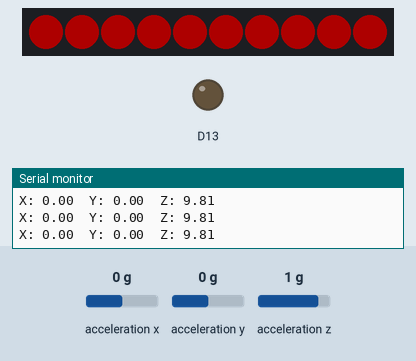
Simulated run of this sketch. Board: Adafruit Circuit Playground Express. Shown: 10 RGB LEDs in strip order, left to right, output pins drawn as LEDs (lit = HIGH), the last lines printed to the serial monitor. The test bench sets the inputs (shaded band); at power-on: acceleration z 1 g, acceleration x 0 g, acceleration y 0 g. Dim RGB values are drawn brighter than linear.

Above: at 1.2 s.
1.3 s: acceleration z set to -1.4 g
At 2.0 s:
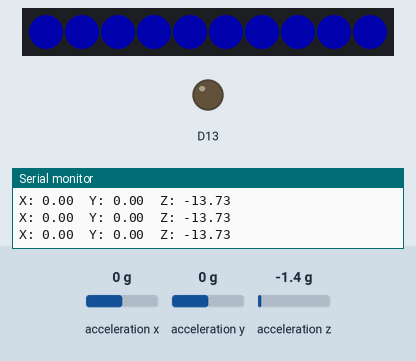
2.8 s: acceleration z set to 0 g
At 3.3 s:
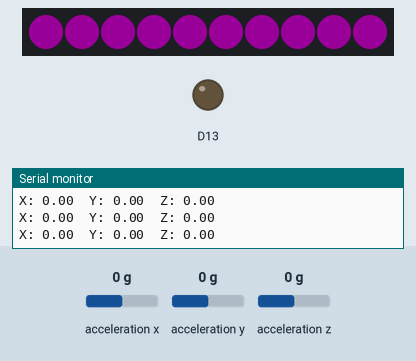
4.3 s: acceleration z set to -0.8 g
At 4.6 s:
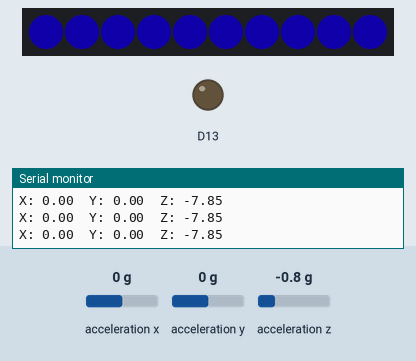
5.8 s: acceleration z set to 1.4 g
At 6.6 s:
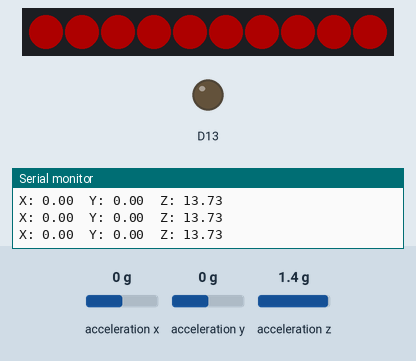
Timing chart, 0 to 8.3 s (numbered marks = the images above; inputs shaded):
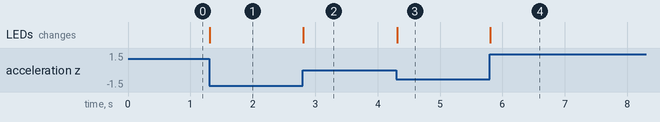

Measured:
- after the input at 1.3 s, the LEDs: change at once (image 1)
- after the input at 2.8 s, the LEDs: change at once (image 2)
- after the input at 4.3 s, the LEDs: change at once (image 3)
- after the input at 5.8 s, the LEDs: change at once (image 4)

The sketch:

accelerometer_display.ino
```cpp
#include <Adafruit_CircuitPlayground.h>

float X, Y, Z;

void setup() {
  Serial.begin(9600);
  CircuitPlayground.begin();
  CircuitPlayground.setBrightness(50);
}

void loop() {
  X = CircuitPlayground.motionX();
  Y = CircuitPlayground.motionY();
  Z = CircuitPlayground.motionZ();

  Serial.print("X: ");
  Serial.print(X);
  Serial.print("  Y: ");
  Serial.print(Y);
  Serial.print("  Z: ");
  Serial.println(Z);

  float red = 12.5 * Z + 127.5, blue = -12 * Z + 127.5;

  if (red > 255) {
    red = 255;
    blue = 0;
  } else if (blue > 255) {
    blue = 255;
    red = 0;
  } else {
    red = 13 * Z + 127.5;
    blue = -13 * Z + 127.5;
  }

  CircuitPlayground.setPixelColor(0, red, 0, blue);
  CircuitPlayground.setPixelColor(1, red, 0, blue);
  CircuitPlayground.setPixelColor(2, red, 0, blue);
  CircuitPlayground.setPixelColor(3, red, 0, blue);
  CircuitPlayground.setPixelColor(4, red, 0, blue);
  CircuitPlayground.setPixelColor(5, red, 0, blue);
  CircuitPlayground.setPixelColor(6, red, 0, blue);
  CircuitPlayground.setPixelColor(7, red, 0, blue);
  CircuitPlayground.setPixelColor(8, red, 0, blue);
  CircuitPlayground.setPixelColor(9, red, 0, blue);
  CircuitPlayground.setPixelColor(10, red, 0, blue);

  delay(10);
}
```
